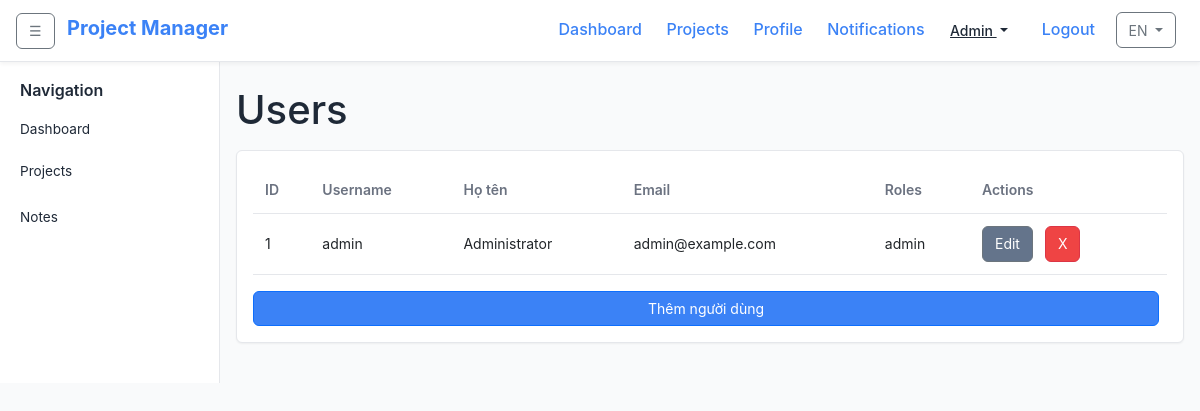
The page /index.php?controller=user&lang=en (signed in) on the database its author committed.
### tables this page shows
CREATE TABLE `users` (
  `id` INT UNSIGNED AUTO_INCREMENT PRIMARY KEY,
  `username` VARCHAR(50) NOT NULL UNIQUE,
  `password` VARCHAR(255) NOT NULL,
  `full_name` VARCHAR(100) DEFAULT NULL,
  `email` VARCHAR(100) DEFAULT NULL,
  `role_id` INT UNSIGNED NOT NULL,
  `created_at` DATETIME NOT NULL,
  CONSTRAINT `fk_users_role` FOREIGN KEY (`role_id`) REFERENCES `roles` (`id`) ON DELETE RESTRICT ON UPDATE CASCADE
);

CREATE TABLE `roles` (
  `id` INT UNSIGNED AUTO_INCREMENT PRIMARY KEY,
  `name` VARCHAR(50) NOT NULL
);

### app/Controller/UserController.php (called while the page is built, shortened)
<?php
require_once __DIR__ . '/../helpers.php';
class UserController extends Controller
{
    public function index(): void
    {
        $this->requireAdmin();
        $userModel = $this->loadModel('User');
        $users = $userModel->all();
        $this->render('users/index', ['users' => $users]);
    }
}

### app/Core/App.php (called while the page is built, shortened)
<?php
class App
{
    public function run(): void
    {
        $actionName = $_GET['action'] ?? 'index';
        $actionMethod = $actionName;
        $controller = new $controllerClass();
        call_user_func([$controller, $actionMethod]);
    }
}

### public/index.php (called while the page is built, shortened)
<?php
require_once __DIR__ . '/../app/helpers.php';
$app = new \app\Core\App();
$app->run();

### app/helpers.php (called while the page is built, shortened)
<?php
if (!function_exists('__')) {
    function __(string $key, array $replace = []): string
    {
        static $translations;
        if (!$translations) {
            $lang = require_once __DIR__ . '/../config/localization.php';
            $config = require_once __DIR__ . '/../config/config.php';
            $locale = $_SESSION['locale'] ?? ($config['locale'] ?? 'vi');
            $translations = $lang[$locale] ?? [];
        }
        $text = $translations[$key] ?? $key;
        return $text;
    }
}
if (!function_exists('e')) {
    function e(?string $string): string
    {
        return htmlspecialchars($string ?? '', ENT_QUOTES, 'UTF-8');
    }
}

### app/Core/Model.php (called while the page is built, shortened)
<?php
abstract class Model
{
    protected static ?PDO $pdo = null;
    protected function getConnection(): PDO
    {
        if (static::$pdo === null) {
            $config = require __DIR__ . '/../../config/config.php';
            $db = $config['db'];
            $dsn = sprintf('mysql:host=%s;dbname=%s;charset=%s', $db['host'], $db['name'], $db['charset']);
            try {
                static::$pdo = new PDO($dsn, $db['user'], $db['pass']);
                static::$pdo->setAttribute(PDO::ATTR_ERRMODE, PDO::ERRMODE_EXCEPTION);
                static::$pdo->setAttribute(PDO::ATTR_DEFAULT_FETCH_MODE, PDO::FETCH_ASSOC);
            } catch (PDOException $e) {
                die('Database connection failed: ' . $e->getMessage());
            }
        }
        return static::$pdo;
    }
    protected function query(string $sql, array $params = []): \PDOStatement
    {
        $stmt = $this->getConnection()->prepare($sql);
        $stmt->execute($params);
        return $stmt;
    }
}

### app/Model/User.php (called while the page is built, shortened)
<?php
class User extends Model
{
    public function findById(int $id): ?array
    {
        $stmt = $this->query("SELECT u.*, r.name AS role_name FROM users u LEFT JOIN roles r ON u.role_id = r.id WHERE u.id = :id", ['id' => $id]);
        $user = $stmt->fetch();
        return $user ?: null;
    }
    public function all(): array
    {
        $stmt = $this->query("SELECT u.*, r.name AS role_name FROM users u LEFT JOIN roles r ON u.role_id = r.id ORDER BY u.username ASC");
        return $stmt->fetchAll();
    }
}

### config/config.php (called while the page is built)
<?php
if (!function_exists('env')) {
    function env(string $key, $default = null) {
        return $_ENV[$key] ?? getenv($key) ?: $default;
    }
}
return [
    'base_url' => env('APP_URL', 'http://localhost'),
    'db' => [
        'host' => env('DB_HOST', '127.0.0.1'),
        'name' => env('DB_NAME', 'project_manager'),
        'user' => env('DB_USER', 'root'),
        'pass' => env('DB_PASS', ''),
        'charset' => env('DB_CHARSET', 'utf8mb4'),
    ],
    'locale' => env('APP_LOCALE', 'vi'),
    'debug' => env('APP_DEBUG', true),
];

### app/View/users/index.php (the view)
<h1 style="margin-bottom:1rem;"><?php echo e(__('users')); ?></h1>
<div class="card">
    <table>
        <thead>
            <tr>
                <th>ID</th>
                <th><?php echo e(__('username')); ?></th>
                <th>Họ tên</th>
                <th>Email</th>
                <th><?php echo e(__('roles')); ?></th>
                <th><?php echo e(__('actions')); ?></th>
            </tr>
        </thead>
        <tbody>
        <?php foreach ($users as $user): ?>
            <tr>
                <td><?php echo e($user['id']); ?></td>
                <td><?php echo e($user['username']); ?></td>
                <td><?php echo e($user['full_name']); ?></td>
                <td><?php echo e($user['email']); ?></td>
                <td><?php echo e($user['role_name']); ?></td>
                <td>
                    <a href="index.php?controller=user&action=edit&id=<?php echo e($user['id']); ?>" class="btn btn-secondary">Edit</a>
                    <a href="index.php?controller=user&action=delete&id=<?php echo e($user['id']); ?>" class="btn btn-danger" onclick="return confirm('Xóa người dùng này?');">X</a>
                </td>
            </tr>
        <?php endforeach; ?>
        </tbody>
    </table>
    <a href="index.php?controller=user&action=create" class="btn btn-primary">Thêm người dùng</a>
</div>

### public/assets/css/style.css (style rules this page uses)
:root { --primary: #4f46e5; --primary-hover: #4338ca; --secondary: #10b981; --secondary-hover: #059669; --background: #f9fafb; --surface: #ffffff; --border: #e5e7eb; --text: #1f2937; --muted: #6b7280; --danger: #ef4444; --status-todo: #f3f4f6; --status-in-progress: #dbeafe; --status-bug-review: #fdf2f8; --status-done: #ecfdf5; --status-overdue: #fee2e2; --status-due-soon: #fef9c3; }
* { box-sizing: border-box; margin: 0; padding: 0; }
body { font-family: -apple-system, BlinkMacSystemFont, 'Segoe UI', Roboto, 'Helvetica Neue', Arial, sans-serif; background-color: var(--background); color: var(--text); line-height: 1.6; }
a { color: var(--primary); text-decoration: none; }
.card { background-color: var(--surface); border: 1px solid var(--border); border-radius: 0.375rem; padding: 1rem; margin-bottom: 1rem; box-shadow: 0 1px 2px rgba(0,0,0,0.05); }
table { width: 100%; border-collapse: collapse; margin-bottom: 1rem; }
table thead { background-color: var(--surface); }
table th, table td { padding: 0.75rem; text-align: left; border-bottom: 1px solid var(--border); font-size: 0.875rem; }
table th { color: var(--muted); font-weight: 600; }
.btn { display: inline-block; padding: 0.4rem 0.75rem; border-radius: 0.375rem; font-size: 0.875rem; cursor: pointer; margin-right: 0.5rem; }
.btn-primary { background-color: var(--primary); color: #fff; }
.btn-danger { background-color: var(--danger); color: #fff; }
.btn-secondary { background-color: var(--secondary); color: #fff; }

### rows shown on the page
users: id "1", username "admin", full_name "Administrator", email "admin@example.com", role.name "admin"

### other values the page prints
__('dashboard') "Dashboard"
__('projects') "Projects"
__('profile') "Profile"
__('notifications') "Notifications"
__('admin_tools') "Admin"
__('logout') "Logout"
$currentLocale "EN"
__('navigation') "Navigation"
__('notes') "Notes"
__('users') "Users"
__('username') "Username"
__('roles') "Roles"
__('actions') "Actions"
